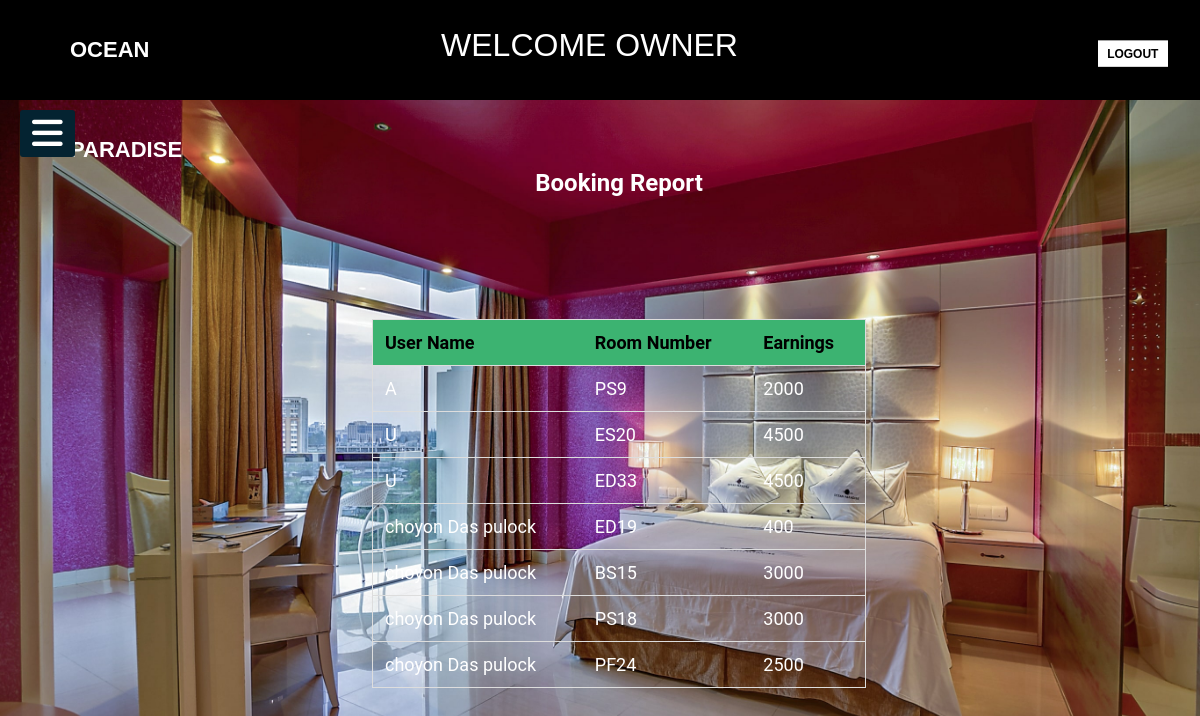
Page /Hotel-Management-System-io/owner/booked_report.php (signed in) on the committed database.
### tables this page shows
CREATE TABLE `room_booking` (
  `serial` int(11) NOT NULL,
  `user_name` varchar(50) NOT NULL,
  `phone_no` int(11) NOT NULL,
  `nid_no` varchar(17) NOT NULL,
  `room_number` varchar(10) NOT NULL,
  `total_room_price` int(6) NOT NULL,
  `payment` int(10) NOT NULL,
  `payment_due` int(10) NOT NULL,
  `check_in` varchar(12) NOT NULL,
  `check_out` varchar(12) NOT NULL,
  `booked_by` varchar(10) NOT NULL,
  `status` varchar(6) NOT NULL
);

### Hotel-Management-System-io/owner/booked_report.php (the view, shortened to what this page needs)
<?php
include "../database/db_connect.php";
if(isset($_SESSION['user_name']))
{
$info=bokinginfo();
}
else{
    header("Location: ../login.php");
}
include('../rss/header_for_owner.php');
      function bokinginfo(){
        global $con;
            $sql = "select * from room_booking";
            $result = mysqli_query($con,$sql);
            return $result;
}
?>
  <section>
       <div class="main-section">
         <div class="dashbord">
           <div class="icon-section">
             <form  method="post" action="" enctype="multipart/form-data">
               <div class="container">
               <center><h2 style="color:white">Booking Report</h2><br><br></center>
               </div>
             <center><table id="myTable">
             <tr class="header">
             <th style="color:black">User Name </th>
             <th style="color:black">Room Number</th>
             <th style="color:black">Earnings</th>
             </tr>
             <tbody>
             <?php
             foreach($info as $info)
             {
             echo "<tr>";
             echo "<td>".$info["user_name"]."</td>";
             echo "<td>".$info["room_number"]."</td>";
             echo "<td>".$info["total_room_price"]."</td>";
             echo "</tr>";
             }
             ?>
             </tbody>
             </table></center>
               </form>
           </div>
         </div>
       </div>
     </section>
</body>
</html>

### Hotel-Management-System-io/css/blank3.css (style rules this page uses)
* { margin: 0; padding: 0; }
body { background: url(../css/image/Owner.jpg); background-size: 100% 110%; width: 100%; height: 100vh; }
* { padding: 0; margin: 0; list-style: none; text-decoration: none; }
body { font-family: "Roboto", sans-serif; }

### Hotel-Management-System-io/css/ownerdashboard.css (style rules this page uses)
.main-section { width: 80%; margin: 0 auto; text-align: center; padding: 0px 5px; }
.dashbord { width: 40%; display: inline-block; background-color: #34495e; color: #fff; margin-top: 50px; }

### Hotel-Management-System-io/owner/booked_report.php (style rules this page uses)
* { box-sizing: border-box; }
.dashbord { width: 104%; display: inline-block; background-color: transparent; color: #7d1818; margin-top: -115px; }
#myTable { border-collapse: collapse; width: 50%; border: 1px solid #ddd; font-size: 18px; color: white; }
#myTable th, #myTable td { text-align: left; padding: 12px; }
#myTable tr { border-bottom: 1px solid #ddd; }
#myTable tr.header, #myTable tr:hover { background-color: mediumseagreen; }
.container { border-radius: 5px; padding: 84px; }

### rows in the picture
room_booking: user_name "A", room_number "PS9", total_room_price "2000"
room_booking: user_name "U", room_number "ES20", total_room_price "4500"
room_booking: user_name "U", room_number "ED33", total_room_price "4500"
room_booking: user_name "choyon Das pulock", room_number "ED19", total_room_price "400"
room_booking: user_name "choyon Das pulock", room_number "BS15", total_room_price "3000"
room_booking: user_name "choyon Das pulock", room_number "PS18", total_room_price "3000"
room_booking: user_name "choyon Das pulock", room_number "PF24", total_room_price "2500"
